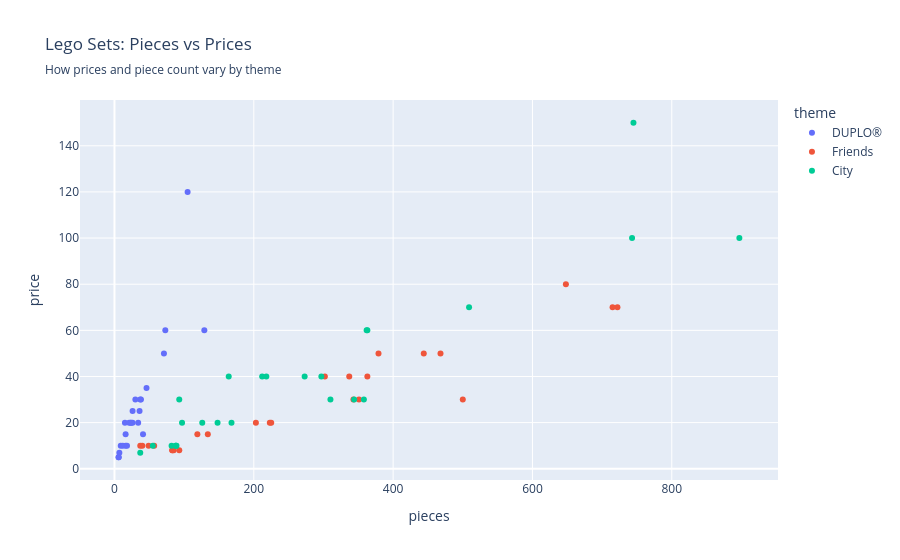

The notebook cell saved with this chart:
### Code cell
#Problem 3
#(a)
fig = px.scatter(DF,
                 x='pieces',
                 y='price',
                 color='theme',
                 title='Lego Sets: Pieces vs Prices',
                 subtitle='How prices and piece count vary by theme',
                 hover_data='set_name')
fig.show()

### Figure 1 — Plotly figure (JSON) as saved in the notebook; plotly's stock layout.template omitted (floating-point values rounded to 4 significant figures)
{"data": [{"customdata": [["My First Ladybird"], ["My First Race Car"], ["My First Celebration"], ["Large Playground Brick Box"], ["Farmers' Market"], ["Farm Animals"], ["Train Bridge and Tracks"], ["Cargo Train"], ["Spider-Man & Hulk Adventures"], ["Rapunzel's Tower"], ["Train Tracks"], ["My First Fun Puzzle"], ["My First Car Creations"], ["Fire Truck"], ["Baby Animals"], ["Tropical Island"], ["Plane"], ["Submarine Adventure"], ["Alphabet Truck"], ["Tow Truck"], ["Super Heroes Lab"], ["Bedroom"], ["Pizza Stand"], ["Bakery"], ["Modular Playhouse"]], "hovertemplate": "theme=DUPLO®<br>pieces=%{x}<br>price=%{y}<br>set_name=%{customdata[0]}<extra></extra>", "legendgroup": "DUPLO®", "marker": {"color": "#636efa", "symbol": "circle"}, "mode": "markers", "name": "DUPLO®", "orientation": "v", "showlegend": true, "type": "scatter", "x": [6, 6, 41, 71, 26, 16, 26, 105, 38, 37, 23, 15, 34, 21, 9, 73, 12, 24, 36, 7, 30, 16, 18, 46, 129], "xaxis": "x", "y": [4.99, 4.99, 14.99, 49.99, 19.99, 9.99, 24.99, 120.0, 29.99, 29.99, 19.99, 19.99, 19.99, 19.99, 9.99, 59.99, 9.99, 19.99, 24.99, 6.99, 29.99, 14.99, 9.99, 34.99, 59.99], "yaxis": "y"}, {"customdata": [["Stephanie's Soccer Practice"], ["Olivia's Mission Vehicle"], ["Mia's Tree House"], ["Friendship House"], ["Friends Advent Calendar"], ["Stephanie's Heart Box"], ["Mia's Heart Box"], ["Mia's Forest Adventures"], ["Stephanie's Obstacle Course"], ["Mia's House"], ["Andrea's Pool Party"], ["Turtles Rescue Mission"], ["Dolphins Rescue Mission"], ["Andrea's Summer Heart Box"], ["Olivia's Summer Heart Box"], ["Heartlake City Hospital"], ["Puppy Playground"], ["Andrea's Play Cube - Singer"], ["Mia's Play Cube - Veterinarian"], ["Mia's Play Cube - Cinema"], ["Baby Elephant Jungle Rescue"], ["Tiger Hot Air Balloon Jungle Rescue"], ["Jungle Rescue Base"], ["Emma's Fashion Shop"], ["Beach House"]], "hovertemplate": "theme=Friends<br>pieces=%{x}<br>price=%{y}<br>set_name=%{customdata[0]}<extra></extra>", "legendgroup": "Friends", "marker": {"color": "#EF553B", "symbol": "circle"}, "mode": "markers", "name": "Friends", "orientation": "v", "showlegend": true, "type": "scatter", "x": [119, 223, 351, 722, 500, 85, 83, 134, 337, 715, 468, 225, 363, 83, 93, 379, 57, 49, 40, 37, 203, 302, 648, 343, 444], "xaxis": "x", "y": [14.99, 19.99, 29.99, 69.99, 29.99, 7.99, 7.99, 14.99, 39.99, 69.99, 49.99, 19.99, 39.99, 7.99, 7.99, 49.99, 9.99, 9.99, 9.99, 9.99, 19.99, 39.99, 79.99, 29.99, 49.99], "yaxis": "y"}, {"customdata": [["Off-Road Chase"], ["Mountain Fugitives"], ["Dirt Road Pursuit"], ["Pickup & Caravan"], ["Heavy Cargo Transport"], ["Mining Team"], ["People Pack - Outdoor Adventures"], ["Parachute Arrest"], ["Dock Side Fire"], ["Fire Station"], ["Fire Plane"], ["Construction Loader"], ["Diving Yacht"], ["Harvester Transport"], ["Mars Research Shuttle"], ["Police Helicopter Chase"], ["Police Monster Truck Heist"], ["Police Station"], ["Fire Helicopter Response"], ["Street Sweeper"], ["Monster Truck"], ["Construction Bulldozer"], ["Tuning Workshop"], ["Ocean Exploration Ship"], ["Safari Off-Roader"]], "hovertemplate": "theme=City<br>pieces=%{x}<br>price=%{y}<br>set_name=%{customdata[0]}<extra></extra>", "legendgroup": "City", "marker": {"color": "#00cc96", "symbol": "circle"}, "mode": "markers", "name": "City", "orientation": "v", "showlegend": true, "type": "scatter", "x": [37, 88, 297, 344, 310, 82, 164, 218, 97, 509, 363, 88, 148, 358, 273, 212, 362, 743, 93, 89, 55, 126, 897, 745, 168], "xaxis": "x", "y": [6.99, 9.99, 39.99, 29.99, 29.99, 9.99, 39.99, 39.99, 19.99, 69.99, 59.99, 9.99, 19.99, 29.99, 39.99, 39.99, 59.99, 99.99, 29.99, 9.99, 9.99, 19.99, 99.99, 150.0, 19.99], "yaxis": "y"}], "layout": {"legend": {"title": {"text": "theme"}, "tracegroupgap": 0}, "title": {"subtitle": {"text": "How prices and piece count vary by theme"}, "text": "Lego Sets: Pieces vs Prices"}, "xaxis": {"anchor": "y", "domain": [0, 1], "title": {"text": "pieces"}}, "yaxis": {"anchor": "x", "domain": [0, 1], "title": {"text": "price"}}}}
